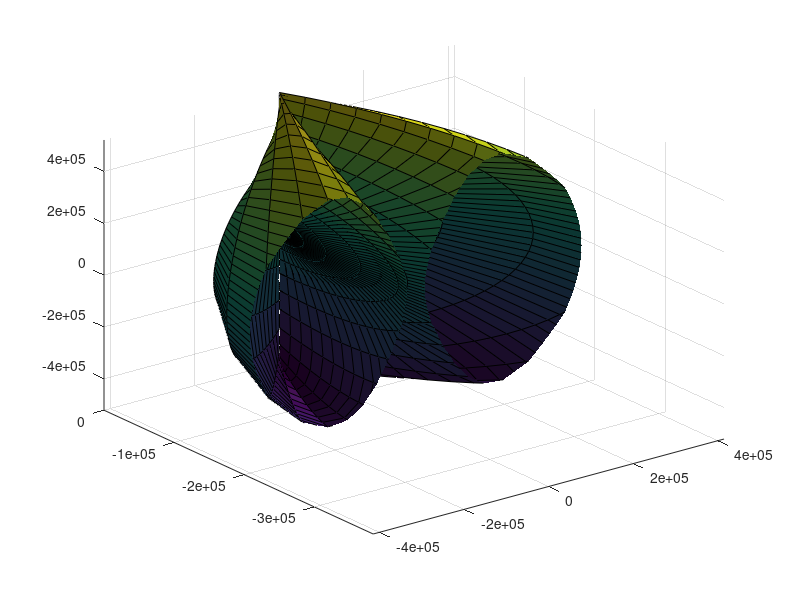

This figure's MATLAB source: (Note: this script raises an error after producing the figure.)
clc
clear
close all

%---armonicos esfericos-- eq(2)------
N=8;
%n=0:N;
Ne=50;
delta = pi/Ne;
theta=0:delta:pi;
phi=0:2*delta:2*pi;
m=0;
rv = -0.5:0.0001:0.5;

% for n=0:N
%     a=(-1)^m*sqrt((2*n+1).*factorial(n-m)./(4*pi*factorial(n+m))); %an
%     b=-(-1)^m*sqrt((2*n+1).*factorial(n-m)./(4*pi*factorial(n+m))); %bn
%     P=legendre(n,cos(theta));
%     Y=sqrt((2*n+1).*factorial(n-m)./(4*pi*factorial(n+m))).*P.*exp(imag(m*phi));
%     if n==0
%         Y00=Y;
%         a00=(-1)^m*sqrt((2*n+1).*factorial(n-m)./(4*pi*factorial(n+m)));
%         rsh = a00*Y00;
%     end
%     %Yn0= es la primera fila de Y
% %     Yn0(n+1,:)=Y(1,:);
% %     an0(n+1)=a;
% 
% end

n=0;

P=legendre(n,cos(theta));
Y=sqrt((2*n+1).*factorial(n-m)./(4*pi*factorial(n+m))).*P.*exp(imag(m*phi));
Y00=Y;
a00=(-1)^m*sqrt((2*n+1).*factorial(n-m)./(4*pi*factorial(n+m)));
         

aux=0;
aux2=0;
for n=1:N
    P=legendre(n,cos(theta));
    Y=sqrt((2*n+1).*factorial(n-m)./(4*pi*factorial(n+m))).*P.*exp(imag(m*phi));
    for m=1:n
       %anm=rv(randi(length(rv)));
       %bnm=rv(randi(length(rv)));
       anm=(-1)^m*sqrt((2*n+1)*factorial(n-m)/(4*pi*factorial(n+m))); %an
       an0=sqrt((2*n+1)*factorial(n)/(4*pi*factorial(n)));
       bnm=-(-1)^m*sqrt((2*n+1)*factorial(n-m)/(4*pi*factorial(n+m))); %bn
    
       aux2=aux2+P(m,:).*(anm*cos(m*phi)+bnm*sin(m*phi)); 
    
    end
%     aux=an0(n)*Yn0(n,:)+aux+aux2;
    aux=an0*Y(1,:)+aux+aux2;
end
 
rsh=aux+P(n,:)*an0;
% rsh=aux+Y00*a00;



[phi,theta] = meshgrid(phi,theta);

rad = rsh.*sin(theta);
x = rad.*cos(phi);  % Ecuaciones en coordenadas esfericas
y = rad.*sin(phi);
z = rsh.*cos(theta);

% Grafica de la superficie
clf
surf(x,y,z);
axis tight
light
lighting phong
view(40,30)
camzoom(1.2)

